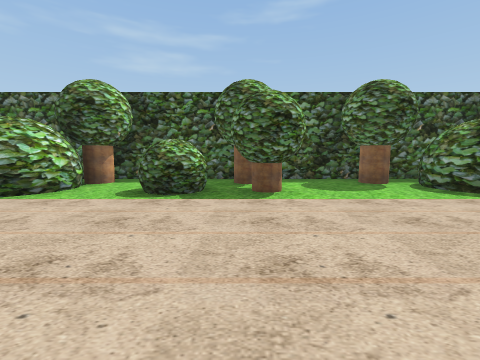
view 1 (above)

16 first-person views from a walk through a scene from a Unity 3-D project. The camera is 1.2 m above the floor, tilts 6° down and sees 90° across. The floor is counted in squares, 2 m on a side. Each view is taken from the middle of a square. On the plan, view 1 faces up. The plan holds only what a view shows up to about 9 squares ahead; the rest is blank. The place goes on beyond the plan. The player is left out.

view 2
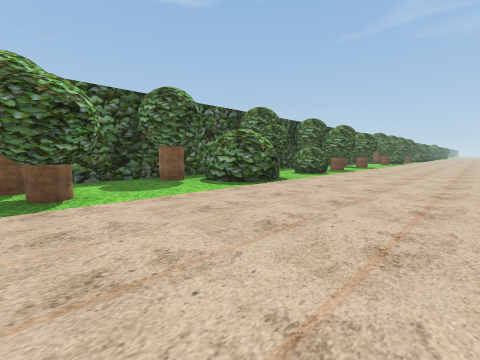

view 3
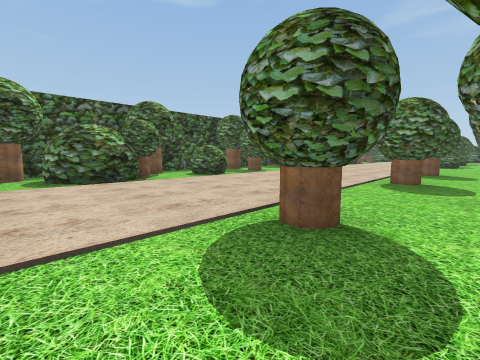

view 4
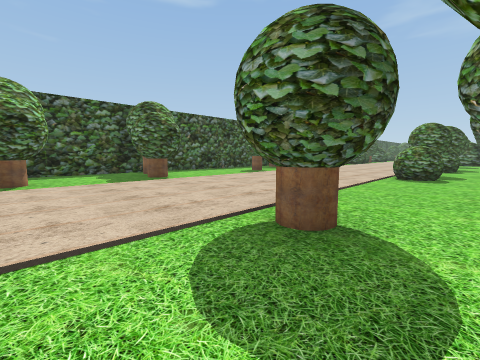

view 5
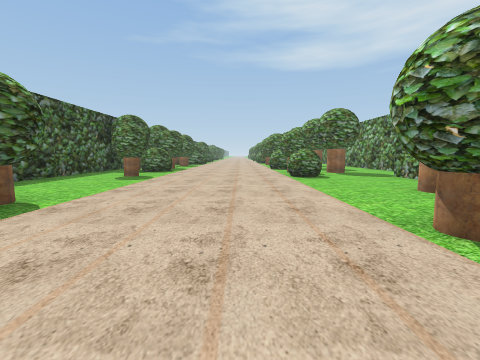

view 6
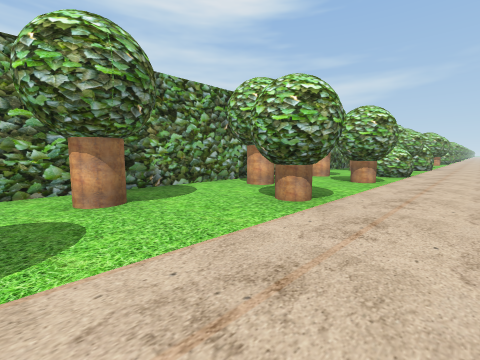

view 7
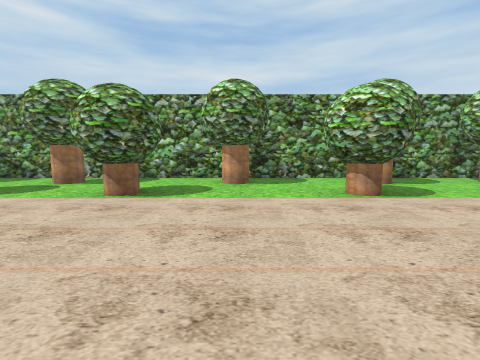

view 8
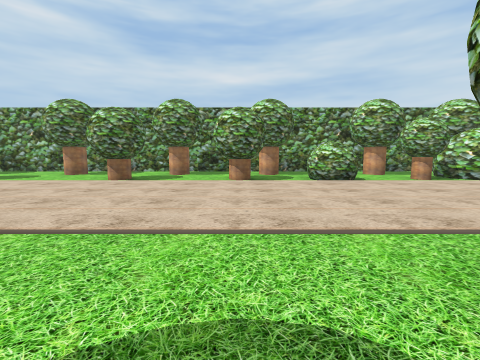

view 9
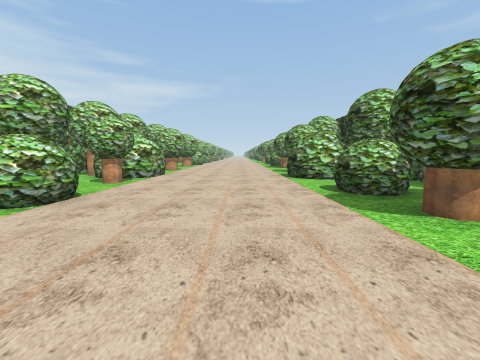

view 10
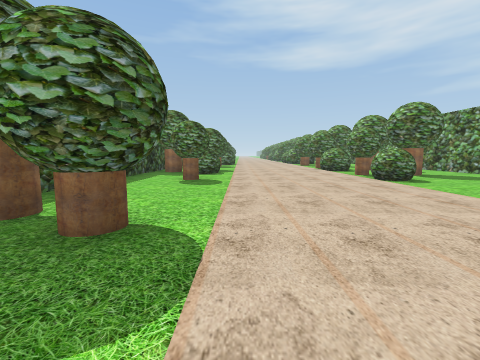

view 11
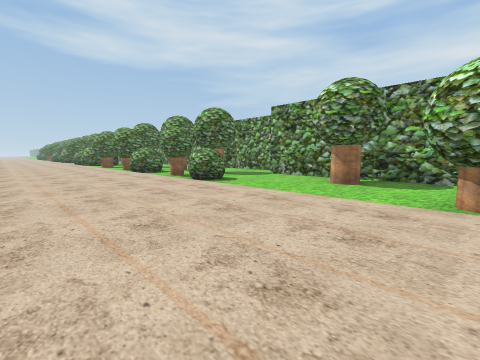

view 12
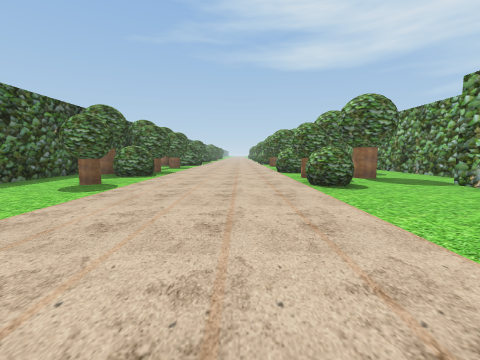

view 13
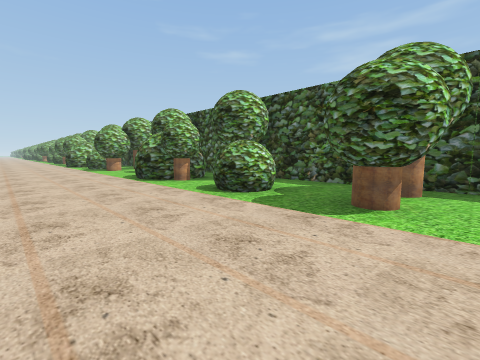

view 14
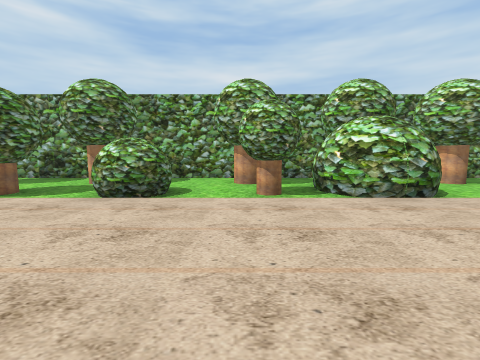

view 15
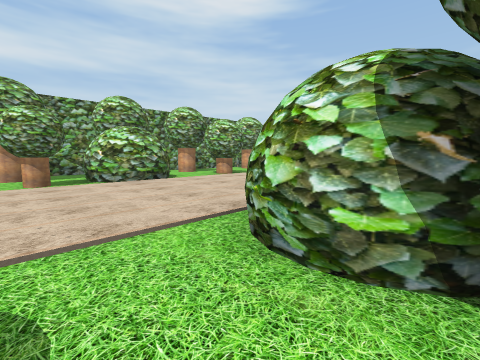

view 16
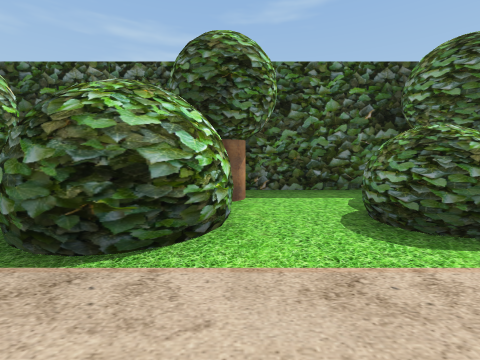

### Floor plan
Key: @ floor where view 1 was taken; # wall or solid block; . floor; O other object.
Columns run from 5 left of view 1 to 20 right of it. Each row starts with its distance up from view 1.
  6  #O##O##O##O###O###O#####O
  5 ###.OO..###..O.O..O......O
  4 O##.OOO..##O.O.O..O...O.OO
  3 ..........................
  2 ..........................
  1 ..........................
  0 .....@....................
 -1 ##OO.O.O..O...O..O....O.OO
 -2 O#.O..O..O..O...O..O....O.
 -3 ........................#
 -4 #######################...
 -5                         ##

Where each view was taken, in squares from view 1:
view 1: 0 up, 0 right, facing up
view 2: 0 up, 0 right, facing up-right
view 3: 2 down, 3 right, facing up-right
view 4: 2 down, 10 right, facing up-right
view 5: 1 up, 10 right, facing right
view 6: 1 up, 8 right, facing down-left
view 7: 3 up, 7 right, facing down
view 8: 5 up, 2 right, facing down
view 9: 2 up, 3 right, facing left
view 10: 3 up, 11 right, facing right
view 11: 3 up, 12 right, facing down-right
view 12: 1 up, 12 right, facing right
view 13: 1 up, 11 right, facing up-left
view 14: 3 up, 2 left, facing down
view 15: 5 up, 2 left, facing down-left
view 16: 2 up, 3 left, facing up
